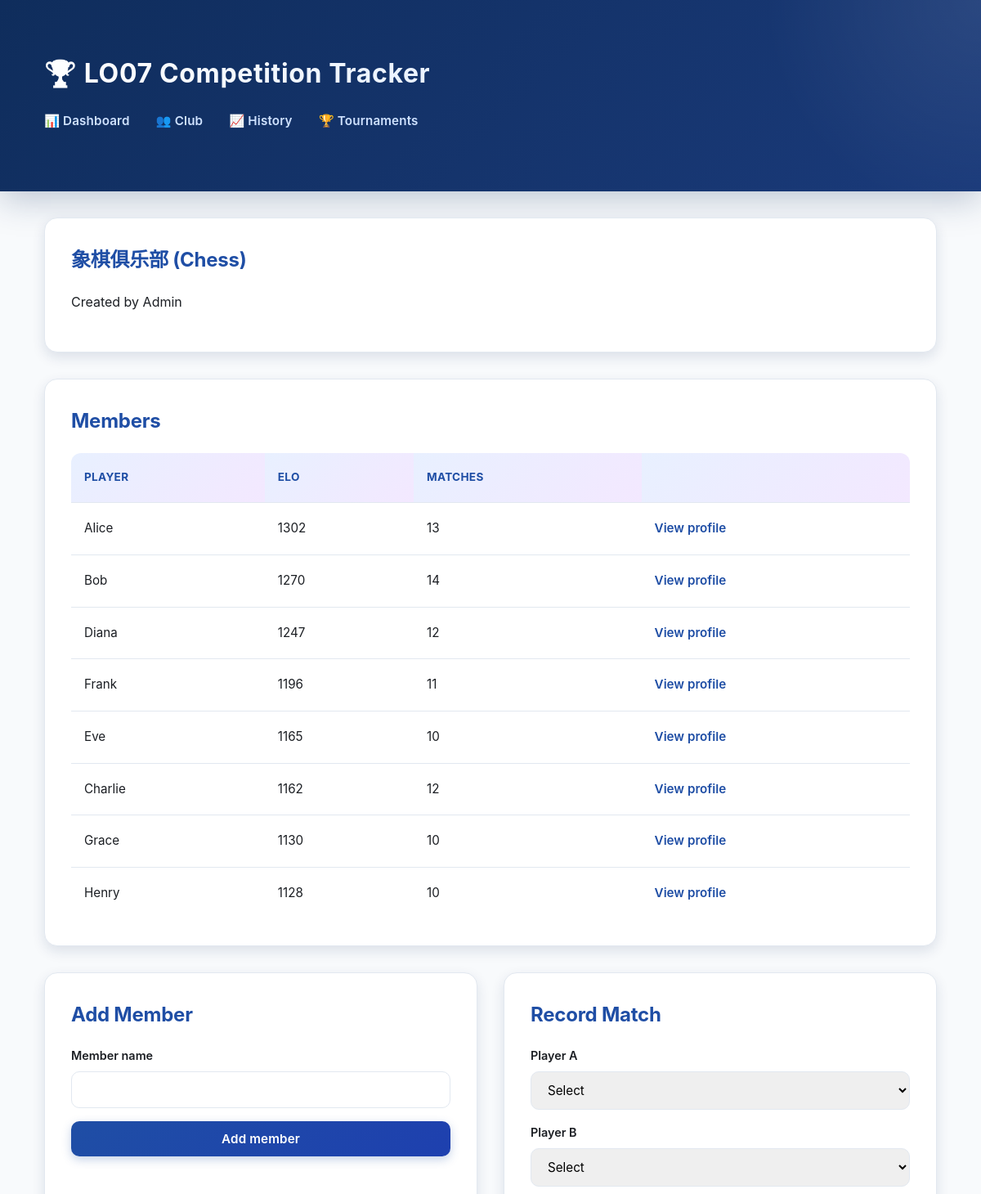
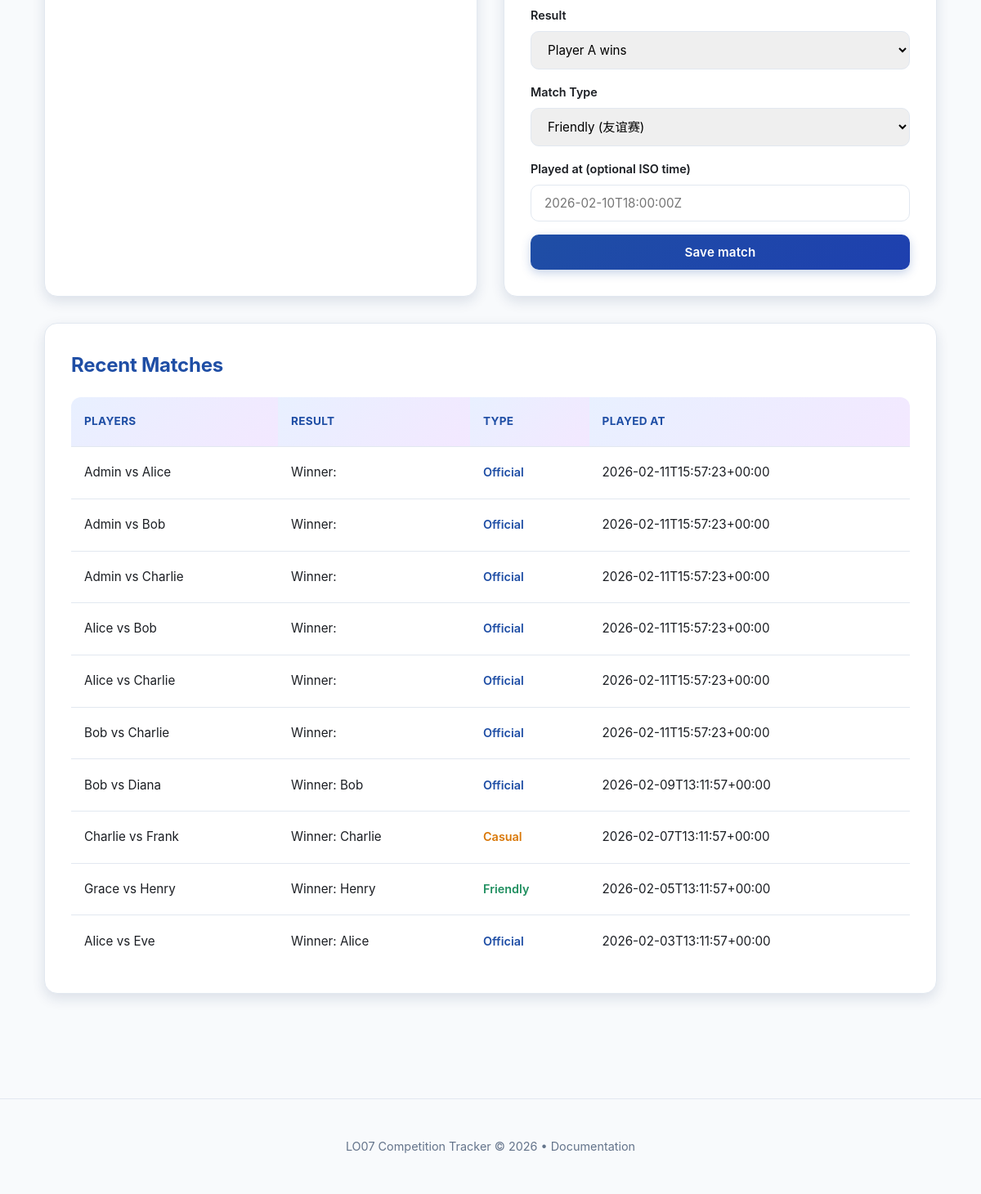
The app's page /club.php?club_id=1 with its own data (2 pictures, top to bottom).
### tables this page shows
CREATE TABLE clubs (
            id INTEGER PRIMARY KEY AUTOINCREMENT,
            name TEXT NOT NULL,
            sport TEXT NOT NULL,
            created_by INTEGER NOT NULL,
            created_at TEXT NOT NULL,
            FOREIGN KEY (created_by) REFERENCES users(id)
        );

CREATE TABLE users (
            id INTEGER PRIMARY KEY AUTOINCREMENT,
            username TEXT NOT NULL UNIQUE,
            created_at TEXT NOT NULL
        );

CREATE TABLE club_members (
            id INTEGER PRIMARY KEY AUTOINCREMENT,
            club_id INTEGER NOT NULL,
            user_id INTEGER NOT NULL,
            current_elo INTEGER NOT NULL,
            matches_played INTEGER NOT NULL DEFAULT 0,
            joined_at TEXT NOT NULL,
            UNIQUE (club_id, user_id),
            FOREIGN KEY (club_id) REFERENCES clubs(id) ON DELETE CASCADE,
            FOREIGN KEY (user_id) REFERENCES users(id) ON DELETE CASCADE
        );

CREATE TABLE matches (
            id INTEGER PRIMARY KEY AUTOINCREMENT,
            club_id INTEGER NOT NULL,
            player_a_id INTEGER NOT NULL,
            player_b_id INTEGER NOT NULL,
            winner_id INTEGER,
            is_draw INTEGER NOT NULL DEFAULT 0,
            match_type TEXT NOT NULL DEFAULT "friendly",
            played_at TEXT NOT NULL,
            FOREIGN KEY (club_id) REFERENCES clubs(id) ON DELETE CASCADE,
            FOREIGN KEY (player_a_id) REFERENCES users(id),
            FOREIGN KEY (player_b_id) REFERENCES users(id),
            FOREIGN KEY (winner_id) REFERENCES users(id)
        );

### public/club.php (called while the page is built, shortened)
<?php
require __DIR__ . '/../app/bootstrap.php';
$clubId = (int) ($_GET['club_id'] ?? 0);
$controller = new ClubController($repo, $eloService, $defaultElo);
$data = $controller->getClubData($clubId);
$club = $data['club'];
$members = $data['members'];
$matches = $data['matches'];
require __DIR__ . '/../app/views/club.php';
require __DIR__ . '/../app/views/layout.php';

### app/bootstrap.php (called while the page is built, shortened)
<?php
$config = require __DIR__ . '/config/config.php';
require __DIR__ . '/config/db.php';
require __DIR__ . '/models/Repository.php';
require __DIR__ . '/controllers/DashboardController.php';
require __DIR__ . '/controllers/ClubController.php';
$db = db_connect($config);
$repo = new Repository($db);
$eloService = new EloService($config['elo_k']);
$defaultElo = $config['default_elo'];

### app/controllers/ClubController.php (called while the page is built, shortened)
<?php
class ClubController
{
    private Repository $repo;
    public function __construct(Repository $repo, EloService $eloService, int $defaultElo)
    {
        $this->repo = $repo;
    }
    public function getClubData(int $clubId): array
    {
        return [
            'club' => $this->repo->getClub($clubId),
            'members' => $this->repo->listClubMembers($clubId),
            'matches' => $this->repo->listRecentMatchesByClub($clubId),
        ];
    }
}

### app/models/Repository.php (called while the page is built, shortened)
<?php
class Repository
{
    private PDO $db;
    public function __construct(PDO $db)
    {
        $this->db = $db;
    }
    public function getClub(int $clubId): ?array
    {
        $stmt = $this->db->prepare(
            'SELECT c.*, u.username AS creator_name
             FROM clubs c
             LEFT JOIN users u ON u.id = c.created_by
             WHERE c.id = :id'
        );
        $stmt->execute(['id' => $clubId]);
        $club = $stmt->fetch(PDO::FETCH_ASSOC);
        return $club ?: null;
    }
    public function listClubMembers(int $clubId): array
    {
        $stmt = $this->db->prepare(
            'SELECT u.id AS user_id, u.username, cm.current_elo, cm.matches_played
             FROM club_members cm
             JOIN users u ON u.id = cm.user_id
             WHERE cm.club_id = :club_id
             ORDER BY cm.current_elo DESC, u.username ASC'
        );
        $stmt->execute(['club_id' => $clubId]);
        return $stmt->fetchAll(PDO::FETCH_ASSOC);
    }
    public function listRecentMatchesByClub(int $clubId, int $limit = 10): array
    {
        $stmt = $this->db->prepare(
            'SELECT m.*, ua.username AS player_a_name, ub.username AS player_b_name,
                uw.username AS winner_name
             FROM matches m
             JOIN users ua ON ua.id = m.player_a_id
             JOIN users ub ON ub.id = m.player_b_id
             LEFT JOIN users uw ON uw.id = m.winner_id
             WHERE m.club_id = :club_id
             ORDER BY m.played_at DESC
             LIMIT :limit'
        );
        $stmt->bindValue('club_id', $clubId, PDO::PARAM_INT);
        $stmt->bindValue('limit', $limit, PDO::PARAM_INT);
        $stmt->execute();
        return $stmt->fetchAll(PDO::FETCH_ASSOC);
    }
}

### app/views/club.php (the view, shortened to what this page needs)
<section class="card">
    <h2><?php echo htmlspecialchars($club['name']); ?> (<?php echo htmlspecialchars($club['sport']); ?>)</h2>
    <p>Created by <?php echo htmlspecialchars($club['creator_name'] ?? ''); ?></p>
</section>
<section class="card">
    <h2>Members</h2>
    <?php if (empty($members)) : ?>
        <p>No members yet.</p>
    <?php else : ?>
        <div class="table-wrap">
            <table>
                <thead>
                <tr>
                    <th>Player</th>
                    <th>Elo</th>
                    <th>Matches</th>
                    <th></th>
                </tr>
                </thead>
                <tbody>
                <?php foreach ($members as $member) : ?>
                    <tr>
                        <td><?php echo htmlspecialchars($member['username']); ?></td>
                        <td><?php echo (int) $member['current_elo']; ?></td>
                        <td><?php echo (int) $member['matches_played']; ?></td>
                        <td>
                            <a class="link" href="member.php?club_id=<?php echo (int) $club['id']; ?>&user_id=<?php echo (int) $member['user_id']; ?>">
                                View profile
                            </a>
                        </td>
                    </tr>
                <?php endforeach; ?>
                </tbody>
            </table>
        </div>
    <?php endif; ?>
</section>
<section class="grid-2">
    <div class="card">
        <h2>Add Member</h2>
        <form method="post" class="form-grid">
            <label>
                Member name
                <input type="text" name="member_name" required>
            </label>
            <button type="submit">Add member</button>
        </form>
    </div>
    <div class="card">
        <h2>Record Match</h2>
        <form method="post" class="form-grid" data-confirm="Record match and update Elo?">
            <label>
                Player A
                <select name="player_a" required>
                    <option value="">Select</option>
                </select>
            </label>
            <label>
                Player B
                <select name="player_b" required>
                    <option value="">Select</option>
                </select>
            </label>
            <label>
                Result
                <select name="result" required>
                    <option value="A">Player A wins</option>
                </select>
            </label>
            <label>
                Match Type
                <select name="match_type">
                    <option value="friendly">Friendly (友谊赛)</option>
                </select>
            </label>
            <label>
                Played at (optional ISO time)
                <input type="text" name="played_at" placeholder="2026-02-10T18:00:00Z">
            </label>
            <button type="submit">Save match</button>
        </form>
    </div>
</section>
<section class="card">
    <h2>Recent Matches</h2>
    <?php if (empty($matches)) : ?>
        <p>No matches yet.</p>
    <?php else : ?>
        <div class="table-wrap">
            <table>
                <thead>
                <tr>
                    <th>Players</th>
                    <th>Result</th>
                    <th>Type</th>
                    <th>Played at</th>
                </tr>
                </thead>
                <tbody>
                <?php foreach ($matches as $match) : ?>
                    <?php
                    $typeLabel = match($match['match_type'] ?? 'friendly') {
                        'official' => 'Official',
                        'casual' => 'Casual',
                        default => 'Friendly'
                    };
                    $typeColor = match($match['match_type'] ?? 'friendly') {
                        'official' => 'var(--blue)',
                        'casual' => 'var(--amber)',
                        default => 'var(--green)'
                    };
                    ?>
                    <tr>
                        <td>
                            <?php echo htmlspecialchars($match['player_a_name']); ?>
                            vs
                            <?php echo htmlspecialchars($match['player_b_name']); ?>
                        </td>
                        <td>
                            <?php if ((int) $match['is_draw'] === 1) : ?>
                                Draw
                            <?php else : ?>
                                Winner: <?php echo htmlspecialchars($match['winner_name'] ?? ''); ?>
                            <?php endif; ?>
                        </td>
                        <td>
                            <span style="
                                color: <?php echo $typeColor; ?>;
                                font-weight: 600;
                                font-size: 0.9rem;
                            ">
                                <?php echo $typeLabel; ?>
                            </span>
                        </td>
                        <td><?php echo htmlspecialchars($match['played_at']); ?></td>
                    </tr>
                <?php endforeach; ?>
                </tbody>
            </table>
        </div>
    <?php endif; ?>
</section>

### public/assets/styles.css (style rules this page uses)
:root { --blue: #1f4ea5; --blue-light: #e8f0ff; --green: #1f8f5f; --green-light: #e8f5ef; --red: #c13b2a; --red-light: #ffe8e5; --amber: #d97706; --amber-light: #fef3e2; --purple: #7c3aed; --purple-light: #f3e8ff; --sky: #0284c7; --sky-light: #e0f2fe; --bg: #f8fafc; --bg-dark: #1e293b; --card: #ffffff; --text: #1b1e23; --muted: #64748b; --border: #e2e8f0; --shadow-sm: 0 2px 6px rgba(15, 45, 92, 0.08); --shadow-md: 0 6px 16px rgba(15, 45, 92, 0.12); --shadow-lg: 0 12px 32px rgba(15, 45, 92, 0.15); }
* { box-sizing: border-box; }
body { margin: 0; font-family: -apple-system, BlinkMacSystemFont, "Segoe UI", "Helvetica Neue", sans-serif; color: var(--text); background: var(--bg); line-height: 1.6; }
.card { background: var(--card); border-radius: 16px; padding: 2rem; margin-bottom: 2rem; box-shadow: var(--shadow-md); transition: all 0.3s ease; border: 1px solid var(--border); position: relative; overflow: hidden; }
.card::before { content: ''; position: absolute; top: 0; left: 0; right: 0; height: 4px; background: linear-gradient(90deg, var(--blue), var(--purple), var(--sky)); transform: scaleX(0); transform-origin: left; transition: transform 0.3s ease; }
.card h2 { margin: 0 0 1.2rem; font-size: 1.5rem; color: var(--blue); font-weight: 700; letter-spacing: -0.01em; }
.grid-2 { display: grid; grid-template-columns: repeat(auto-fit, minmax(280px, 1fr)); gap: 2rem; }
.form-grid { display: grid; gap: 1rem; }
label { display: grid; gap: 0.5rem; font-size: 0.9rem; color: var(--text); font-weight: 600; }
input, select, button { padding: 0.75rem 1rem; border-radius: 10px; border: 1.5px solid var(--border); font-size: 0.95rem; font-family: inherit; transition: all 0.3s ease; }
button { background: linear-gradient(135deg, var(--blue) 0%, #1e40af 100%); color: white; border: none; cursor: pointer; font-weight: 600; letter-spacing: 0.01em; box-shadow: 0 4px 12px rgba(31, 78, 165, 0.25); }
.table-wrap { overflow-x: auto; }
table { width: 100%; border-collapse: collapse; background: var(--card); border-radius: 12px; overflow: hidden; }
th, td { text-align: left; padding: 1.2rem 1rem; border-bottom: 1px solid var(--border); font-size: 0.95rem; line-height: 1.6; }
th { background: linear-gradient(135deg, var(--blue-light) 0%, var(--purple-light) 100%); color: var(--blue); font-weight: 700; letter-spacing: 0.02em; text-transform: uppercase; font-size: 0.85rem; }
tbody tr { transition: all 0.2s ease; }
tbody tr:last-child td { border-bottom: none; }
.link { color: var(--blue); font-weight: 600; text-decoration: none; transition: all 0.2s ease; border-bottom: 2px solid transparent; padding-bottom: 2px; }

### records on screen
clubs: name "象棋俱乐部", sport "Chess", created_by.username "Admin"
club_members: user.username "Alice", current_elo "1302", matches_played "13"
club_members: user.username "Bob", current_elo "1270", matches_played "14"
club_members: user.username "Diana", current_elo "1247", matches_played "12"
club_members: user.username "Frank", current_elo "1196", matches_played "11"
club_members: user.username "Eve", current_elo "1165", matches_played "10"
club_members: user.username "Charlie", current_elo "1162", matches_played "12"
club_members: user.username "Grace", current_elo "1130", matches_played "10"
club_members: user.username "Henry", current_elo "1128", matches_played "10"
matches: player_a_name "Admin", player_b_name "Alice", match_type "Official", played_at "2026-02-11T15:57:23+00:00"
matches: player_a_name "Admin", player_b_name "Bob", match_type "Official", played_at "2026-02-11T15:57:23+00:00"
matches: player_a_name "Admin", player_b_name "Charlie", match_type "Official", played_at "2026-02-11T15:57:23+00:00"
matches: player_a_name "Alice", player_b_name "Bob", match_type "Official", played_at "2026-02-11T15:57:23+00:00"
matches: player_a_name "Alice", player_b_name "Charlie", match_type "Official", played_at "2026-02-11T15:57:23+00:00"
matches: player_a_name "Bob", player_b_name "Charlie", match_type "Official", played_at "2026-02-11T15:57:23+00:00"
matches: player_a_name "Bob", player_b_name "Diana", winner_name "Bob", match_type "Official", played_at "2026-02-09T13:11:57+00:00"
matches: player_a_name "Charlie", player_b_name "Frank", winner_name "Charlie", match_type "Casual", played_at "2026-02-07T13:11:57+00:00"
matches: player_a_name "Grace", player_b_name "Henry", winner_name "Henry", match_type "Friendly", played_at "2026-02-05T13:11:57+00:00"
matches: player_a_name "Alice", player_b_name "Eve", winner_name "Alice", match_type "Official", played_at "2026-02-03T13:11:57+00:00"
